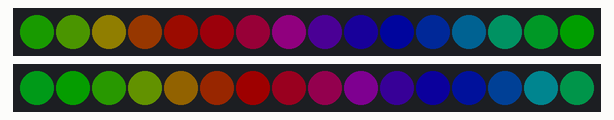
This sketch was run on a simulated Arduino Uno, built with avr-gcc and run on an emulated ATmega328P. On the bench: 2 × 16 RGB LEDs in strip order, left to right. Dim RGB values are drawn brighter than linear.

Above: at 0.46 s.
At 5.49 s:
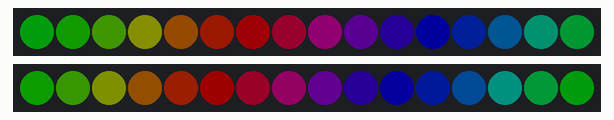
At 10.23 s:
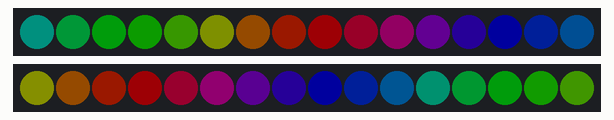
At 19.98 s:
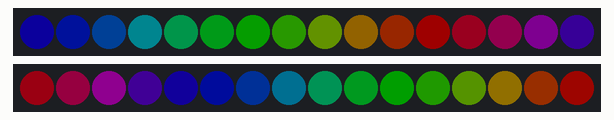
At 29.75 s:
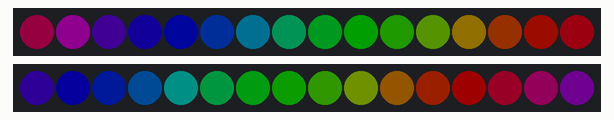
At 39.54 s:
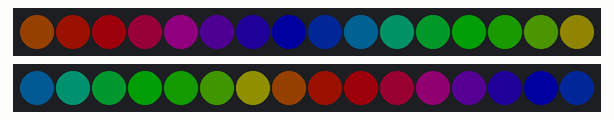

The sketch:

magic_eyes.ino
```cpp
#include <Adafruit_NeoPixel.h>
#include "NeoPattern.h"

#define PIN_LEFT 0
#define PIN_RIGHT 1
#define LED_COUNT 16
#define BRIGTHNESS 30

NeoPattern *leftRing;
NeoPattern *rightRing;

//callbacks
void leftRingComplete() {
  //change some parameters on complete like Interval or Pattern or Direction
}

void rightRingComplete() {

}

void setup() {
  leftRing = new NeoPattern(LED_COUNT, PIN_LEFT, NEO_GRB + NEO_KHZ800, BRIGTHNESS, &leftRingComplete);
  rightRing = new NeoPattern(LED_COUNT, PIN_RIGHT, NEO_GRB + NEO_KHZ800, BRIGTHNESS, &leftRingComplete);

  leftRing->begin();
  rightRing->begin();

  leftRing->RainbowCycle(20);
  rightRing->RainbowCycle(20, REVERSE);
}

//main loop
void loop() {
  leftRing->Update();
  rightRing->Update();

  //read some buttons
  //and change parameters or patterns on press
}
```

NeoPattern.cpp
```cpp
#include "neopattern.h"

NeoPattern::NeoPattern(uint16_t pixels, uint8_t pin, uint8_t type, void (*callback)()) : Adafruit_NeoPixel(pixels, pin, type) {
  OnComplete = callback;
  Brightness = 255;
}

NeoPattern::NeoPattern(uint16_t pixels, uint8_t pin, uint8_t type, uint8_t brightness, void (*callback)()) : Adafruit_NeoPixel(pixels, pin, type) {
  OnComplete = callback;
  Brightness = brightness;
}

void NeoPattern::Update() {

  if((millis() - lastUpdate) > Interval) {

    lastUpdate = millis();

    switch(ActivePattern) {
      case RAINBOW_CYCLE:
        RainbowCycleUpdate();
        break;
      case FADE:
        FadeUpdate();
        break;
      default: break;
    }
  }
}

void NeoPattern::Increment() {
  if (Direction == FORWARD) {
    Index++;
    if(Index >= TotalSteps) {
      Index = 0;
      if(OnComplete != NULL) {
        OnComplete();
      }
    }
  }
  else {
    --Index;
    if(Index <= 0) {
      Index = TotalSteps-1;
      if(OnComplete != NULL) {
        OnComplete();
      }
    }
  }
}

void NeoPattern::RainbowCycle(uint8_t interval, direction dir = FORWARD) {
  ActivePattern = RAINBOW_CYCLE;
  Interval = interval;
  TotalSteps = 255;
  Index = 0;
  Direction = dir;
}

void NeoPattern::RainbowCycleUpdate() {

  for(int i=0; i< numPixels(); i++) {
    setPixelColor(i, Wheel(((i * 256 / numPixels()) + Index) & 255));
  }

  setBrightness(Brightness);
  show();
  Increment();
}

void NeoPattern::Fade(uint32_t color1, uint32_t color2, uint16_t steps, uint8_t interval, direction dir = FORWARD) {
  ActivePattern = FADE;
  Interval = interval;
  TotalSteps = steps;
  Color1 = color1;
  Color2 = color2;
  Index = 0;
  Direction = dir;
}

void NeoPattern::FadeUpdate() {
  uint8_t red = ((Red(Color1) * (TotalSteps - Index)) + (Red(Color2) * Index)) / TotalSteps;
  uint8_t green = ((Green(Color1) * (TotalSteps - Index)) + (Green(Color2) * Index)) / TotalSteps;
  uint8_t blue = ((Blue(Color1) * (TotalSteps - Index)) + (Blue(Color2) * Index)) / TotalSteps;
  ColorSet(Color(red, green, blue));

  setBrightness(Brightness);
  show();
  Increment();
}

//private utility methods
uint8_t NeoPattern::Red(uint32_t color) {
  return (color >> 16) & 0xFF;
}

    // Returns the Green component of a 32-bit color
uint8_t NeoPattern::Green(uint32_t color) {
  return (color >> 8) & 0xFF;
}

    // Returns the Blue component of a 32-bit color
uint8_t NeoPattern::Blue(uint32_t color) {
  return color & 0xFF;
}

uint32_t NeoPattern::DimColor(uint32_t color) {
  uint32_t dimColor = Color(Red(color) >> 1, Green(color) >> 1, Blue(color) >> 1);
  return dimColor;
}

void NeoPattern::ColorSet(uint32_t color) {

  for (int i = 0; i < numPixels(); i++) {
    setPixelColor(i, color);
  }

  setBrightness(Brightness);
  show();
}

uint32_t NeoPattern::Wheel(byte WheelPos) {

  if(WheelPos < 85) {
    return Color(WheelPos * 3, 255 - WheelPos * 3, 0);
  }
  else if(WheelPos < 170) {
   WheelPos -= 85;
   return Color(255 - WheelPos * 3, 0, WheelPos * 3);
  }
  else {
   WheelPos -= 170;
   return Color(0, WheelPos * 3, 255 - WheelPos * 3);
  }
}

void NeoPattern::Reverse() {
  if (Direction == FORWARD) {
    Direction = REVERSE;
    Index = TotalSteps-1;
  }
  else {
    Direction = FORWARD;
    Index = 0;
  }
}
```

NeoPattern.h
```cpp
#ifndef neopattern_h
#define neopattern_h

#include <Adafruit_NeoPixel.h>

// Pattern types supported:
enum  pattern { NONE, RAINBOW_CYCLE, FADE };
// Patern directions supported:
enum  direction { FORWARD, REVERSE };

class NeoPattern : public Adafruit_NeoPixel {

  public:
    NeoPattern(uint16_t pixels, uint8_t pin, uint8_t type, void (*callback)());
    NeoPattern(uint16_t pixels, uint8_t pin, uint8_t type, uint8_t brightness, void (*callback)());

    pattern  ActivePattern;  // which pattern is running
    direction Direction;     // direction to run the pattern

    unsigned long Interval;   // milliseconds between updates

    uint32_t Color1, Color2;  // What colors are in use
    uint16_t TotalSteps;  // total number of steps in the pattern
    uint16_t Index;  // current step within the pattern

    void Update();
    void RainbowCycle(uint8_t interval, direction dir = FORWARD);
    void Fade(uint32_t color1, uint32_t color2, uint16_t steps, uint8_t interval, direction dir = FORWARD);

  private:
    uint8_t Brightness;
    unsigned long lastUpdate; // last update of position

    //update methods
    void (*OnComplete)();  // Callback on completion of pattern
    void Increment();

    //pattern updates
    void RainbowCycleUpdate();
    void FadeUpdate();

    //direction
    void Reverse();

    //color functions
    uint8_t Red(uint32_t color);
    uint8_t Green(uint32_t color);
    uint8_t Blue(uint32_t color);
    uint32_t DimColor(uint32_t color);
    void ColorSet(uint32_t color);
    uint32_t Wheel(byte WheelPos);
};

#endif
```
